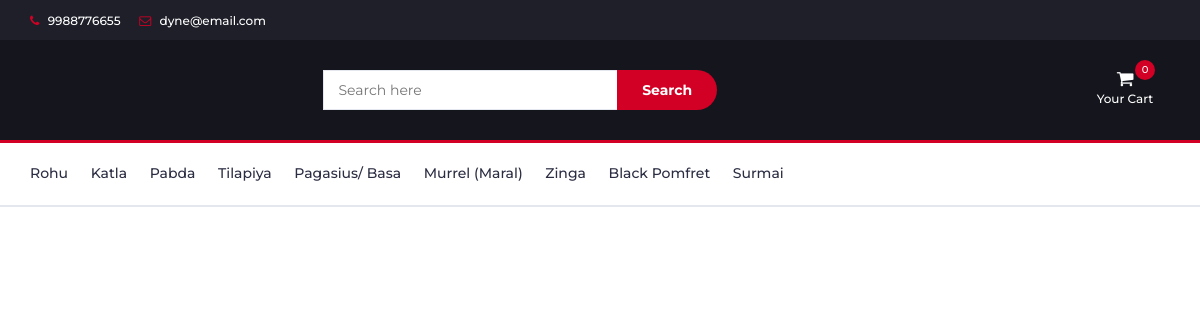
The page /header.php on the database its author committed.
### tables this page shows
CREATE TABLE `categories` (
  `cat_id` int(100) NOT NULL,
  `cat_title` text NOT NULL,
  `catagory_details` text NOT NULL
);

### header.php (the view, shortened to what this page needs)
<!DOCTYPE html>
<?php
include "dbconnect.php";
?>
<html lang="en">
<head>
    <link type="text/css" rel="stylesheet" href="css/bootstrap.min.css" />
    <link type="text/css" rel="stylesheet" href="css/slick.css" />
    <link type="text/css" rel="stylesheet" href="css/slick-theme.css" />
    <link type="text/css" rel="stylesheet" href="css/nouislider.min.css" />
    <link rel="stylesheet" href="css/font-awesome.min.css">
    <link type="text/css" rel="stylesheet" href="css/style.css" />
</head>
<body>
    <header>
        <div id="top-header">
            <div class="container">
                <ul class="header-links pull-left">
                    <li><a href="#"><i class="fa fa-phone"></i> 9988776655</a></li>
                    <li><a href="#"><i class="fa fa-envelope-o"></i> dyne@email.com</a></li>
                </ul>
            </div>
        </div>
        <div id="header">
            <div class="container">
                <div class="row">
                    <div class="col-md-3">
                    </div>
                    <div class="col-md-6">
                        <div class="header-search">
                            <form method="POST">
                                <input class="input" placeholder="Search here" name='seach'>
                                <button class="search-btn" name='searching'>Search</button>
                            </form>
                        </div>
                    </div>
                    <div class="col-md-3 clearfix">
                        <div class="header-ctn">
                            <?php
							$ip_add = getUserIpAddr();
							$cart_count_query = "SELECT count(*) FROM `cart` where ip_add='$ip_add'";
							$count_result = mysqli_query($con, $cart_count_query);
							$count = mysqli_fetch_array($count_result);
							$number = $count[0];
							?>
                            <div class="dropdown">
                                <a class="dropdown-toggle" data-toggle="dropdown" aria-expanded="true">
                                    <i class="fa fa-shopping-cart"></i>
                                    <span>Your Cart</span>
                                    <div class="qty"><?php echo "$number" ?></div>
                                </a>
                                        <?php
										function getUserIpAddr()
										{
											if (!empty($_SERVER['HTTP_CLIENT_IP'])) {
												$ip = $_SERVER['HTTP_CLIENT_IP'];
											} elseif (!empty($_SERVER['HTTP_X_FORWARDED_FOR'])) {
												$ip = $_SERVER['HTTP_X_FORWARDED_FOR'];
											} else {
												$ip = $_SERVER['REMOTE_ADDR'];
											}
											return $ip;
										}
										?>
                            </div>
                        </div>
                    </div>
                </div>
            </div>
        </div>
    </header>
    <nav id="navigation">
        <div class="container">
            <div id="responsive-nav">
                <?php
				$cat = "SELECT * FROM categories";
				$result = mysqli_query($con, $cat);
				while ($row = mysqli_fetch_assoc($result)) {
					$cat_id = $row['cat_id'];
					$cat_title = $row['cat_title'];
				?>
                <ul class="main-nav nav navbar-nav">
                    <li><a
                            href='index.php?cat_id=<?php echo $cat_id; ?>& prd_id=<?php echo 0; ?>&del_id=0 & action="none" & search="none"'><?php echo $cat_title; ?>&nbsp&nbsp&nbsp&nbsp&nbsp&nbsp</a>
                    </li>
                </ul>
                <?php
				}
				?>
            </div>
        </div>
    </nav>
</body>
</html>

### css/style.css (style rules this page uses)
body { font-family: 'Montserrat', sans-serif; font-weight: 400; color: #333; }
a { color: #2B2D42; font-weight: 500; -webkit-transition: 0.2s color; transition: 0.2s color; }
ul, ol { margin: 0; padding: 0; list-style: none }
.input { height: 40px; padding: 0px 15px; border: 1px solid #E4E7ED; background-color: #FFF; width: 100%; }
#top-header { padding-top: 10px; padding-bottom: 10px; background-color: #1E1F29; }
.header-links li { display: inline-block; margin-right: 15px; font-size: 12px; }
.header-links li:last-child { margin-right: 0px; }
.header-links li a { color: #FFF; }
.header-links li i { color: #D10024; margin-right: 5px; }
#header { padding-top: 15px; padding-bottom: 15px; background-color: #15161D; }
.header-search { padding: 15px 0px; }
.header-search form { position: relative; }
.header-search form .input { width: calc(100% - 260px); margin-right: -4px; }
.header-search form .search-btn { height: 40px; width: 100px; background: #D10024; color: #FFF; font-weight: 700; border: none; border-radius: 0px 40px 40px 0px; }
.header-ctn { float: right; padding: 15px 0px; }
.header-ctn>div { display: inline-block; }
.header-ctn>div>a { display: block; position: relative; width: 90px; text-align: center; color: #FFF; }
.header-ctn>div>a>i { display: block; font-size: 18px; }
.header-ctn>div>a>span { font-size: 12px; }
.header-ctn>div>a>.qty { position: absolute; right: 15px; top: -10px; width: 20px; height: 20px; line-height: 20px; text-align: center; border-radius: 50%; font-size: 10px; color: #FFF; background-color: #D10024; }
#navigation { background: #FFF; border-bottom: 2px solid #E4E7ED; border-top: 3px solid #D10024; }
.main-nav>li>a { padding: 20px 0px; }
.main-nav>li>a:after { content: ""; display: block; width: 0%; height: 2px; background-color: #D10024; -webkit-transition: 0.2s all; transition: 0.2s all; }

### rows shown on the page
categories: cat_title "Rohu"
categories: cat_title "Katla"
categories: cat_title "Pabda"
categories: cat_title "Tilapiya"
categories: cat_title "Pagasius/ Basa"
categories: cat_title "Murrel (Maral)"
categories: cat_title "Zinga"
categories: cat_title "Black Pomfret"
categories: cat_title "Surmai"

### other values the page prints
$number "0"
